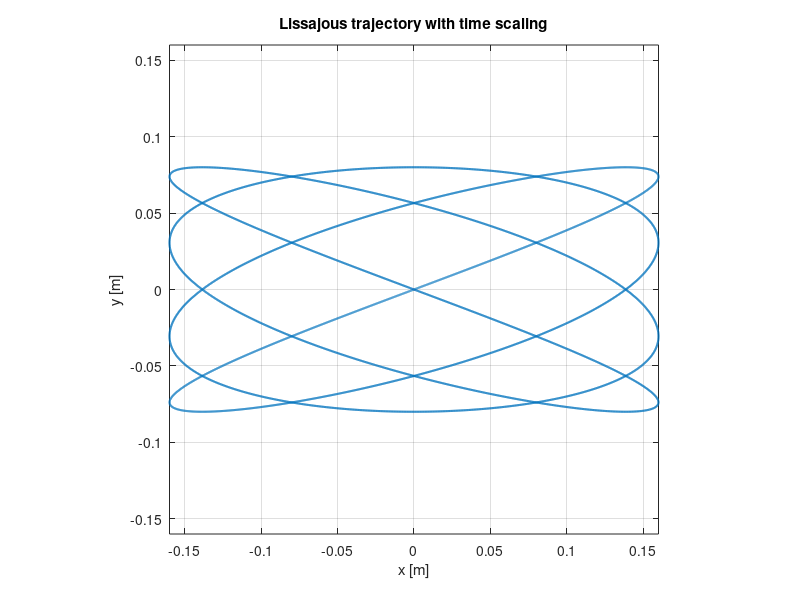
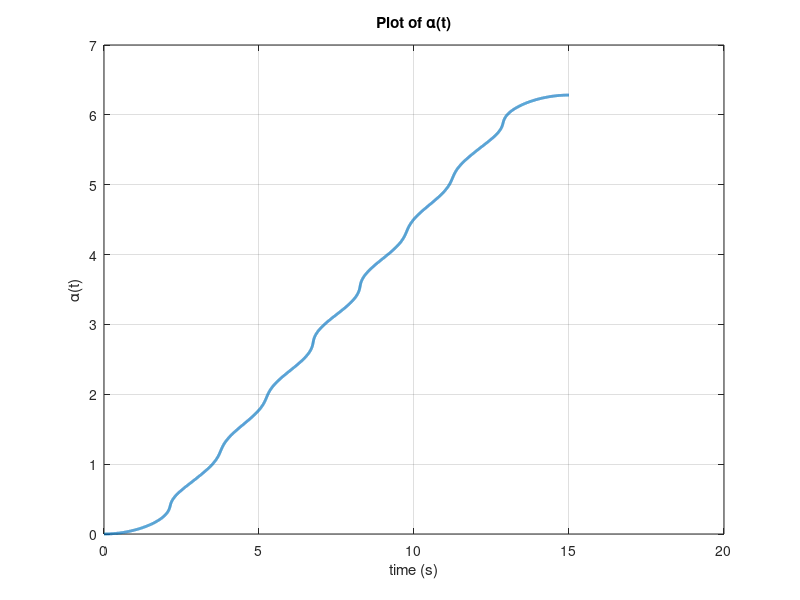

MATLAB code to generate these figures, in order: (Note: this script raises an error after producing the figures.)
%[text] Step 1: Create Trapezoidal Velocity Trajectories
clear all;
close all;
clc;
%[text] (1a) Calculate arc length of Lissajous Curve.
% TODO: replace T, xd, yd with your our lissajous curve
T = 2*pi;
t = linspace(0,T,1000);
A = 0.16;
Bb= 0.08;

a = 4;      
b = 3;    


T_path = 2*pi;                      
t_geom = linspace(0, T_path, 1000); 


xd = A * sin(a * t_geom);
yd = Bb* sin(b * t_geom);

% --- (Workspace) comprobar que |x|,|y|<=0.16 ---
fprintf('max |x| = %.3f, max |y| = %.3f\n', max(abs(xd)), max(abs(yd)));

% --- (Zero terminal points) en el espacio geométrico ---
fprintf('Initial Geometric: (%.3f, %.3f)\n', xd(1), yd(1));
fprintf('Final Geometric:  (%.3f, %.3f)\n', xd(end), yd(end));


d = 0;
for i = 1:length(t_geom)-1
    dx = xd(i+1) - xd(i);
    dy = yd(i+1) - yd(i);
    ds = sqrt(dx^2 + dy^2);
    d  = d + ds;
end

L = d;  
fprintf('Arc length L = %.4f m\n', L);
%[text] Determine the average speed, $c$, of end effector over `tfinal` seconds.
tfinal = 15;                
c = L / tfinal;              
fprintf('Average speed c = %.4f m/s\n', c);

if c > 0.25
    warning('Average speed c > 0.25 m/s. Ajusta A,Bbo tfinal.');
end


%[text] Use forward-euler method to numerically approximate $\\alpha(t)$
% normalized trapezoidal curve
g = @(t, T, ta) (T/(T-ta))*((t < ta) .* (t / ta) + ...
                            (t >= ta & t <= (T - ta)) .* 1 + ...
                            (t > (T - ta)) .* ((T - t) / ta));

dt = 0.002;
t = 0:dt:tfinal;
ta = 0.2 * tfinal;           % tiempo de rampa (20% del total)

% --- 4) Forward–Euler para alpha(t) usando ecuación (7) ---

alpha = zeros(size(t));      % alpha(0) = 0

for i = 1:length(t)-1
    
    % Derivadas de la Lissajous respecto a alpha:
    % x_d'(alpha) = A*a*cos(a*alpha)
    % y_d'(alpha) = B*b*cos(b*alpha)
    xdot = A * a * cos(a * alpha(i));
    ydot = Bb* b * cos(b * alpha(i));
    
    % velocidad geométrica (magnitud de la derivada respecto a alpha)
    s_geom = sqrt(xdot^2 + ydot^2);
    s_geom = max(s_geom, 1e-6);  % evitar división por cero
    
    % velocidad cartesiana deseada en este instante:
    % v_des(t) = c * g(t)  (perfil trapezoidal escalado por c)
    v_des = c * g(t(i), tfinal, ta);
    
    % ecuación (7): alpha_dot = v_des / ||d p_d / d alpha||
    alpha_dot = v_des / s_geom;
    
    % Forward–Euler: alpha(i+1) = alpha(i) + alpha_dot * dt
    alpha(i+1) = alpha(i) + alpha_dot * dt;
end

% Ajuste para que alpha(tfinal) = T_path exactamente (periodo geométrico)
alpha = alpha * (T_path / alpha(end));

%[text] Plot trajectory
x_traj = A * sin(a * alpha);
y_traj = Bb* sin(b * alpha);
fprintf('real start: (%.3f, %.3f)\n', x_traj(1), y_traj(1));
fprintf('real final:  (%.3f, %.3f)\n', x_traj(end), y_traj(end));

figure;
plot(x_traj, y_traj, 'LineWidth', 1.5);
axis equal; grid on;
xlabel('x [m]');
ylabel('y [m]');
title('Lissajous trajectory with time scaling');
xlim([-0.16 0.16]);
ylim([-0.16 0.16]);

%[text]  Plot  alpha(t) 

figure;
plot(t, alpha, 'LineWidth', 2);
grid on;
xlabel('time (s)');
ylabel('\alpha(t)');
title('Plot of \alpha(t)');
yline(T_path, 'k--', 'LineWidth', 2);
legend('\alpha', 'T (period)', 'Location', 'southeast');

%[text] Plot the speed of the trajectory as function of time.
vx = diff(x_traj) / dt;    % (x[k] - x[k-1]) / dt
vy = diff(y_traj) / dt;    % (y[k] - y[k-1]) / dt
v  = sqrt(vx.^2 + vy.^2);  % v[k]

% Vector de tiempo para v[k]
t_v = t(2:end);            % mismo tamaño que v

% Gráfica de v[k]
figure;
plot(t_v, v, 'LineWidth', 3); hold on;

% Línea negra discontinua en y = c (velocidad promedio)
yline(c, 'k--', 'c (average velocity)');

% Línea roja discontinua en y = 0.25 (límite de velocidad)
yline(0.25, 'r--', '0.25 m/s');

ylim([0 0.3]);
grid on;
title('Trajectory Velocity');
xlabel('time (s)');
ylabel('velocity v[k] (m/s)');
legend('velocity', 'average velocity', 'velocity limit', ...
       'Location', 'southoutside', 'Orientation', 'horizontal');
hold off;
%%
%[text] ## Step 2: Forward Kinematics
%[text] (2c) Calculate T0
% these values were obtained from the URDF directly
L1 = 0.2435;
L2 = 0.2132;
W1 = 0.1311;
W2 = 0.0921;
H1 = 0.1519;
H2 = 0.0854;

% home position of end effector
M = [-1 0 0 L1+L2;
    0 0 1 W1+W2;
    0 1 0 H1-H2;
    0 0 0 1];

% screw axes
S1 = [0 0 1 0 0 0]';
S2 = [0 1 0 -H1 0 0]';
S3 = [0 1 0 -H1 0 L1]';
S4 = [0 1 0 -H1 0 L1+L2]';
S5 = [0 0 -1 -W1 L1+L2 0]';
S6 = [0 1 0 H2-H1 0 L1+L2]';
S = [S1 S2 S3 S4 S5 S6];

% body screw axes
B1 = ECE569_Adjoint(M)\S1;
B2 = ECE569_Adjoint(M)\S2;
B3 = ECE569_Adjoint(M)\S3;
B4 = ECE569_Adjoint(M)\S4;
B5 = ECE569_Adjoint(M)\S5;
B6 = ECE569_Adjoint(M)\S6;
B = [B1 B2 B3 B4 B5 B6];

% joint angles
theta0 = [-1.6800   -1.4018   -1.8127   -2.9937   -0.8857   -0.0696]';

% calculate the 4x4 matrix representing the transition
% from end effector frame {b} to the base frame {s} at t=0: Tsb(0)

% TODO: implement ECE569_FKinSpace and ECE569_FKinBody
T0_space = ECE569_FKinSpace(M,S,theta0)
T0_body = ECE569_FKinBody(M,B,theta0)
T0_space-T0_body
T0 = T0_body;
%[text] Calculate Tsd at every time step.
% Calculate Tsd(t) for t=0 to t=tfinal
% Tsd(t) = T0 * Td(t)
N = length(t);
Tsd = zeros(4,4,N);
for i=1:N
    % Tsd(:,:,i) = ...
end
%%
%[text] (2d) Plot (x,y,z) in the s frame
T_path = 2*pi;          % periodo fundamental
N = 12000;
t = linspace(0, T_path, N);

A = 0.16;
Bb= 0.08;
a = 4;
b = 3;

xd = A * sin(a * t);
yd = Bb* sin(b * t);

% Chequeo en {b}
fprintf('geom start (b): (%.4f, %.4f)\n', xd(1), yd(1));
fprintf('geom final (b): (%.4f, %.4f)\n\n', xd(end), yd(end));

%% --- Construir T_sb(t) = T0 * Td(t) ---
Tsd = zeros(4,4,N);
for i = 1:N
    pd = [xd(i); yd(i); 0];   % p_d(t)
    Rd = eye(3);              % R_d(t) = I
    Td = [Rd, pd;
          0 0 0 1];

    Tsd(:,:,i) = T0 * Td;
end

xs = squeeze(Tsd(1,4,:));
ys = squeeze(Tsd(2,4,:));
zs = squeeze(Tsd(3,4,:));

% Chequeo en {s}
fprintf('start in {s}:  (%.4f, %.4f, %.4f)\n', xs(1), ys(1), zs(1));
fprintf('final in {s}:  (%.4f, %.4f, %.4f)\n', xs(end), ys(end), zs(end));
fprintf('difference:    (%.4e, %.4e, %.4e)\n\n', ...
        xs(end)-xs(1), ys(end)-ys(1), zs(end)-zs(1));

%% --- Plot 3D ---
figure;
plot3(xs, ys, zs, 'LineWidth', 1.5); hold on; grid on;

plot3(xs(1),  ys(1),  zs(1),  'go', 'MarkerSize', 10, 'LineWidth', 2);
plot3(xs(end),ys(end),zs(end),'rx', 'MarkerSize', 10, 'LineWidth', 2);

title('End-effector trajectory in \{s\} frame');
xlabel('x (m)');
ylabel('y (m)');
zlabel('z (m)');
legend('Trajectory', 'Start', 'End', 'Location', 'bestoutside');
axis equal;
view(3);
hold off;

%%
%[text] ## Step 3: Inverse Kinematics
initialguess = theta0;
Td = T0;

% you need to implement IKinBody
%ECE569_IKinBody(B,M,Td,theta0,1e-6,1e-6);

ECE569_IKinBody(B, M, Td, theta0, 1e-6, 1e-6)  
[thetaSol, success] = ECE569_IKinBody(B, M, Td, theta0, 1e-7, 1e-7);
if (~success)
    close(f);
    error('Error. \nCould not perform IK at index %d.',1)
end
%%
%[text] (3c) Perform IK at each time step
thetaAll = zeros(6, N);
thetaAll(:,1) = theta0;

eomg = 1e-8;
ev   = 1e-8;

f = waitbar(0, sprintf('Inverse Kinematics (1/%d) complete.', N));

for k = 2:N
    %  initial guess
    initialguess = thetaAll(:, k-1);

    % 
    Td = Tsd(:, :, k);

    % IK  body
    [thetaSol, success] = ECE569_IKinBody(B, M, Td, initialguess, eomg, ev);

    if ~success
        close(f);
        error('Error.\nCould not perform IK at index %d.', k);
    end

    thetaAll(:, k) = thetaSol;

    waitbar(k / N, f, sprintf('Inverse Kinematics (%d/%d) complete.', k, N));
end
close(f);

%%
%[text] (3c) Verify that the joint angles don't change very much
dj = diff(thetaAll');
plot(t(1:end-1), dj)
title('First Order Difference in Joint Angles')
legend('J1','J2','J3','J4','J5','J6','Location','northeastoutside')
grid on
xlabel('time (s)')
ylabel('first order difference (rad)')
%%
%[text] (3d) Verify that the joints we found actually trace out our trajectory (forward kinematics)
actualTsd = zeros(4,4,N);

for i = 1:N
    % Forward kinematics en el marco espacial {s}
    % Usamos los ángulos que salieron del IK en cada instante
    actualTsd(:,:,i) = ECE569_FKinSpace(M, S, thetaAll(:, i));
end

% Extraer p(t) = (x,y,z) de las Tsd verificadas
xs = actualTsd(1,4,:);
ys = actualTsd(2,4,:);
zs = actualTsd(3,4,:);

figure;
plot3(xs(:), ys(:), zs(:), 'LineWidth', 1);
title('Verified Trajectory in \{s\} frame');
xlabel('x (m)');
ylabel('y (m)');
zlabel('z (m)');
hold on;
plot3(xs(1),  ys(1),  zs(1),  'go', 'MarkerSize', 10, 'LineWidth', 2);   % inicio
plot3(xs(end),ys(end),zs(end),'rx', 'MarkerSize', 10, 'LineWidth', 2);   % final
legend('Trajectory', 'Start', 'End', 'Location', 'best');
grid on;
hold off;

%%
%[text] (3e) Verify that the end effector does not enter a kinematic singularity, by plotting the determinant of your body jacobian
body_dets = zeros(N,1);

for i = 1:N
   
    Jb = ECE569_JacobianBody(B, thetaAll(:, i));

   
    body_dets(i) = det(Jb);
end

figure;
plot(t, body_dets, 'LineWidth', 1.5);
title('Manipulability (determinant of body Jacobian)');
grid on;
xlabel('time (s)');
ylabel('det of J_B');
%%
%[text] (3f) Save to CSV File
% you can play with turning the LEDs on and off
led = ones(N,1);

% save to the CSV file
data = [t' thetaAll' led];

% TODO: change the csv filename to your purdue ID
writematrix(data, 'ecorream.csv')

%[appendix]{"version":"1.0"}
%---
%[metadata:view]
%   data: {"layout":"onright","rightPanelPercent":43.2}
%---
